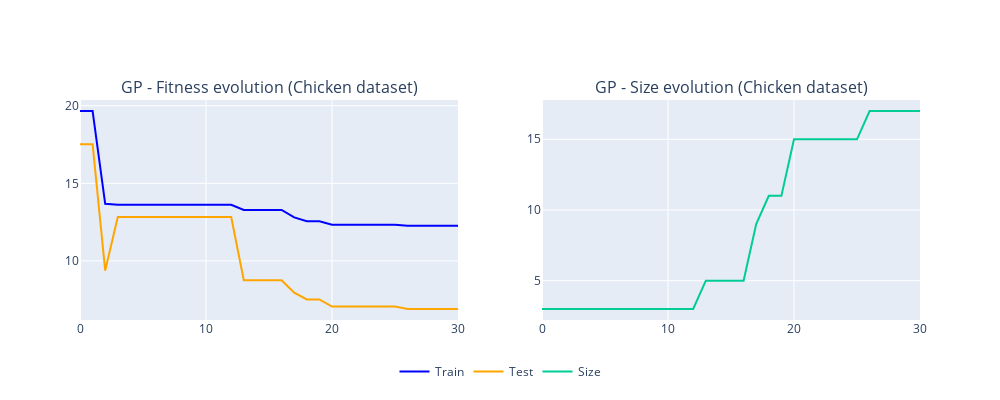

The code cell stored with this chart in its notebook:
### Code cell
from plotly.subplots import make_subplots
fig = make_subplots(
    rows=1, cols=2,
    subplot_titles=('GP - Fitness evolution ('+DATASET_NAME+' dataset)', 'GP - Size evolution ('+DATASET_NAME+' dataset)')
)

fig.add_trace(go.Scatter(y=pd.read_csv(LOG_PATH, header=None).iloc[:,5].values, 
                         mode='lines', name='Train', line=dict(color=train_color)), row=1, col=1)
fig.add_trace(go.Scatter(y=pd.read_csv(LOG_PATH, header=None).iloc[:,8].values, 
                         mode='lines', name='Test', line=dict(color=test_color)), row=1, col=1)
fig.add_trace(go.Scatter(y=pd.read_csv(LOG_PATH, header=None).iloc[:,9].values, 
                         mode='lines', name='Size'), row=1, col=2)
fig.update_layout(
    width=1000,
    height=400, 
    showlegend=True,
    yaxis_range=[0,None],
    legend=dict(
        orientation='h',
        yanchor='bottom',
        y=-0.3,
        xanchor='center',
        x=0.5
    )
)
fig.show()

### Figure 1 — Plotly figure (JSON) as saved in the notebook; plotly's stock layout.template omitted (floating-point values rounded to 4 significant figures)
{"data": [{"line": {"color": "blue"}, "mode": "lines", "name": "Train", "type": "scatter", "xaxis": "x", "y": [19.66, 19.66, 13.68, 13.62, 13.62, 13.62, 13.62, 13.62, 13.62, 13.62, 13.62, 13.62, 13.62, 13.28, 13.28, 13.28, 13.28, 12.8, 12.56, 12.56, 12.33, 12.33, 12.33, 12.33, 12.33, 12.33, 12.26, 12.26, 12.26, 12.26, 12.26], "yaxis": "y"}, {"line": {"color": "orange"}, "mode": "lines", "name": "Test", "type": "scatter", "xaxis": "x", "y": [17.52, 17.52, 9.378, 12.83, 12.83, 12.83, 12.83, 12.83, 12.83, 12.83, 12.83, 12.83, 12.83, 8.755, 8.755, 8.755, 8.755, 7.948, 7.512, 7.512, 7.055, 7.055, 7.055, 7.055, 7.055, 7.055, 6.9, 6.9, 6.9, 6.9, 6.9], "yaxis": "y"}, {"mode": "lines", "name": "Size", "type": "scatter", "xaxis": "x2", "y": [3, 3, 3, 3, 3, 3, 3, 3, 3, 3, 3, 3, 3, 5, 5, 5, 5, 9, 11, 11, 15, 15, 15, 15, 15, 15, 17, 17, 17, 17, 17], "yaxis": "y2"}], "layout": {"annotations": [{"font": {"size": 16}, "showarrow": false, "text": "GP - Fitness evolution (Chicken dataset)", "x": 0.225, "xanchor": "center", "xref": "paper", "y": 1, "yanchor": "bottom", "yref": "paper"}, {"font": {"size": 16}, "showarrow": false, "text": "GP - Size evolution (Chicken dataset)", "x": 0.775, "xanchor": "center", "xref": "paper", "y": 1, "yanchor": "bottom", "yref": "paper"}], "height": 400, "legend": {"orientation": "h", "x": 0.5, "xanchor": "center", "y": -0.3, "yanchor": "bottom"}, "showlegend": true, "width": 1000, "xaxis": {"anchor": "y", "domain": [0, 0.45]}, "xaxis2": {"anchor": "y2", "domain": [0.55, 1]}, "yaxis": {"anchor": "x", "domain": [0, 1], "range": [0, null]}, "yaxis2": {"anchor": "x2", "domain": [0, 1]}}}
